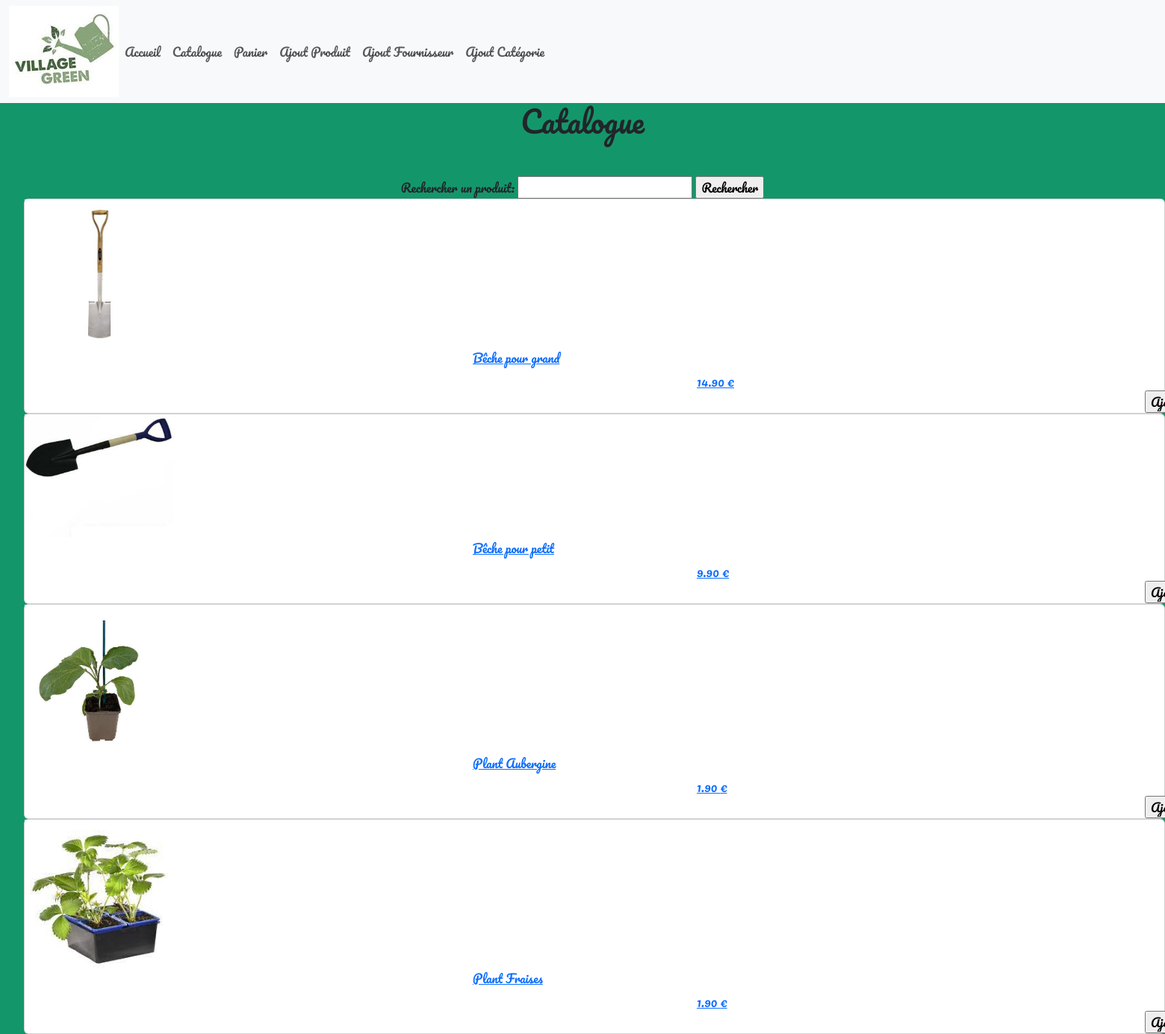
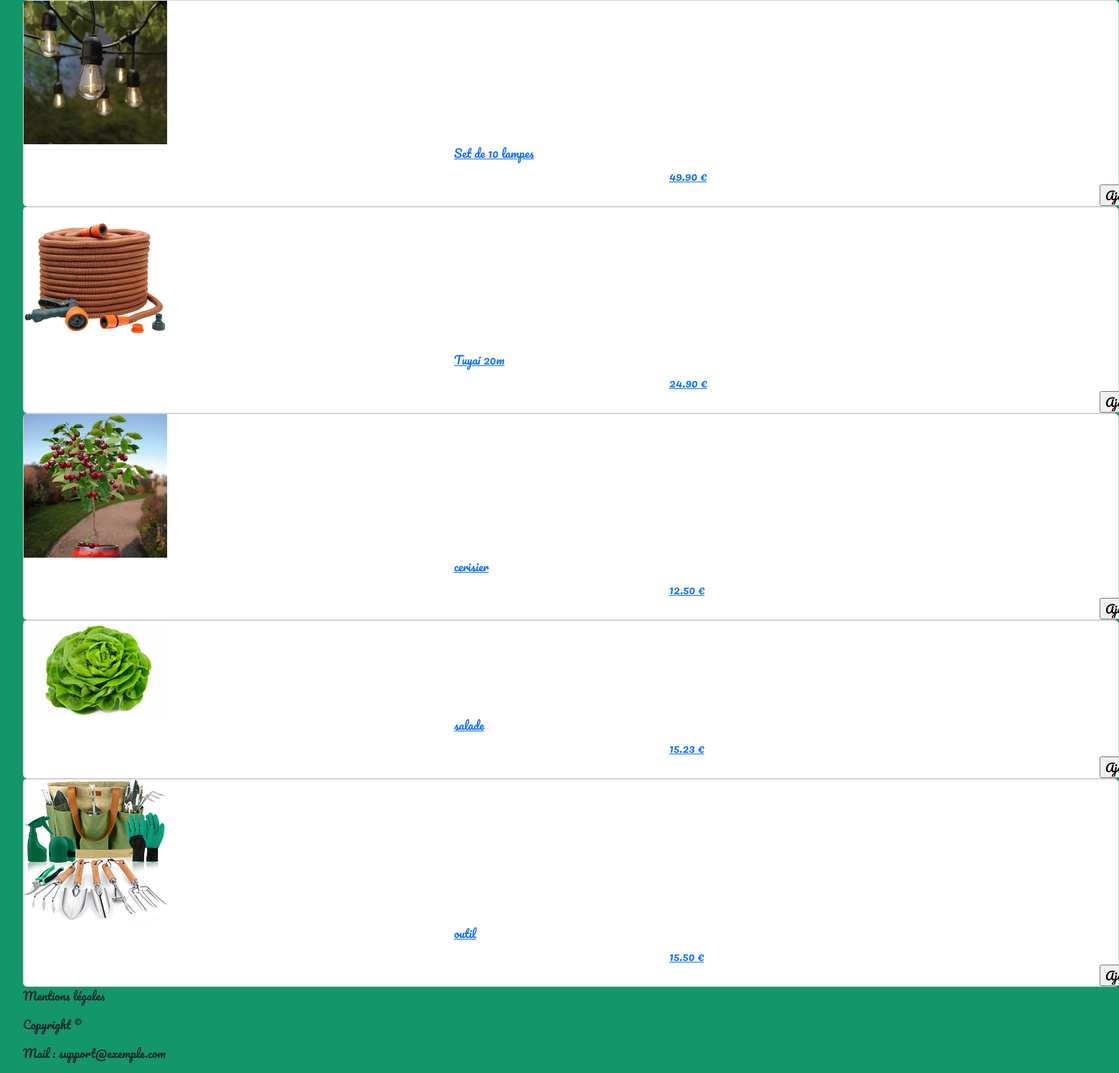
The page /catalogue.php on the database its author committed (2 pictures, top to bottom).
### tables this page shows
CREATE TABLE `t_d_produit` (
  `Id_Produit` int(11) NOT NULL,
  `Taux_TVA` decimal(15,2) NOT NULL,
  `Nom_Long` varchar(250) NOT NULL,
  `Nom_court` varchar(50) NOT NULL,
  `Ref_fournisseur` varchar(250) NOT NULL,
  `Photo` varchar(250) DEFAULT NULL,
  `Prix_Achat` decimal(15,2) NOT NULL,
  `Id_Fournisseur` int(11) NOT NULL,
  `Id_Categorie` int(11) NOT NULL
);

### catalogue.php (the view, shortened to what this page needs)
<?php include 'header.php'; ?>
<h1>Catalogue</h1>
<body>
    <form method="post" action="">
        <label for="search_term">Rechercher un produit:</label>
        <input type="text" name="search_term" id="search_term">
        <input type="submit" name="search" value="Rechercher">
    </form>
    <?php
    $host = "localhost";
    $user = "root";
    $pwd = "";
    $dbname = "greengarden";
    try {
        $conn = new PDO("mysql:host=$host;dbname=$dbname", $user, $pwd);
    } catch (PDOException $e) {
        echo "Connection failed " . $e->getMessage();
    }
    if (isset($_POST['search'])) {
        $search_term = $_POST['search_term'];
        $sql = "select * from t_d_produit WHERE nom_court like :search
    or nom_Long like :search";
        $stmt = $conn->prepare($sql);
        $stmt->bindValue(':search', '%' . $search_term . '%');
        $stmt->execute();
        if ($stmt->rowCount() > 0) {
            echo "<p>Résultats de recherche pour : " . $search_term . "</p>";
            while ($row = $stmt->fetch()) {
                echo "<div class='card'>";
                echo "<a href='consult_produit.php?id={$row['Id_Produit']}'>";
                echo "<img class='card-photo'src='img/{$row['Photo']}'>";
                echo "<div class='card-title'>{$row['Nom_court']}</div>";
                echo "<div class='card-text'>{$row['Prix_Achat']} €</div>";
                echo "<input class='ajouter' type='submit' value='Ajouter'>";
                echo "</div>";
                echo "</a>";
            }
        }
    } else {
        $sql = "select * from t_d_produit";
        $stmt = $conn->query($sql);
        if ($stmt->rowCount() > 0) {
            echo "<ul>";
            while ($row = $stmt->fetch()) {
                echo "<div class='card'>";
                echo "<a href='consult_produit.php?id={$row['Id_Produit']}'>";
                echo "<img class='card-photo' src='img/{$row['Photo']}'>";
                echo "<div class='card-title'>" . $row['Nom_court'] . "</div>";
                echo "<div class='card-text'>{$row['Prix_Achat']} €</div>";
                echo "<input class='ajouter' type='submit' value='Ajouter'>";
                echo "</div>";
            }
        }
    }
    ?>
    <?php include 'footer.php'; ?>

### header.php (shortened to what this page needs)
<!DOCTYPE html>
<html lang="fr">
<head>
    <link href="https://cdn.jsdelivr.net/npm/bootstrap@5.3.0-alpha3/dist/css/bootstrap.min.css" rel="stylesheet">
   <link  rel="stylesheet" href="style/style.css">
  </head>
<body>
    <header>
    <nav class="navbar navbar-expand-xl navbar-light bg-light">
  <div class="container-fluid">
  <img alt="logo" src="img/logo.jpg" class="logo">
    <div class="collapse navbar-collapse show" id="navbarTogglerDemo2">
      <ul class="navbar-nav me-auto mb-2 mb-xl-0">
        <li class="nav-item">
          <a class="nav-link "  href="index.php">Accueil</a>
        </li>
        <li class="nav-item">
          <a class="nav-link" href="catalogue.php">Catalogue</a>
        </li>
        <li class="nav-item">
          <a class="nav-link " href="panier.php" >Panier</a>
        </li>
        <li class="nav-item">
          <a class="nav-link " href="ajout_produit.php" >Ajout Produit</a>
        </li>
        <li class="nav-item">
          <a class="nav-link " href="ajout_fournisseur.php" >Ajout Fournisseur</a>
        </li>
        <li class="nav-item">
          <a class="nav-link " href="ajout_categorie.php" >Ajout Catégorie</a>
        </li>
      </ul>
    </div>
  </div>
</nav>
    </header>

### footer.php (shortened to what this page needs)
<footer>
    <p class="mention">Mentions légales</p>
    <p class="copy">Copyright ©</p>
    <p class="mail">Mail : support@exemple.com</p>
</footer>
</body>
</html>

### style/style.css (style rules this page uses)
body { background-color: rgb(20, 150, 107); font-family: 'Pacifico', cursive; }
.card-photo { width: 200px; }
.card-title { align-content: center; padding-left: 600px; }
.card-text { padding-left: 900px; }
.ajouter { margin-left:1500px; }
form { text-align:center; margin-top: 50px; }
h1 { text-align: center; }

### rows shown on the page
t_d_produit: Photo (picture), Nom_court "Bêche pour grand", Prix_Achat "14.90"
t_d_produit: Photo (picture), Nom_court "Bêche pour petit", Prix_Achat "9.90"
t_d_produit: Photo (picture), Nom_court "Plant Aubergine", Prix_Achat "1.90"
t_d_produit: Photo (picture), Nom_court "Plant Fraises", Prix_Achat "1.90"
t_d_produit: Photo (picture), Nom_court "Set de 10 lampes", Prix_Achat "49.90"
t_d_produit: Photo (picture), Nom_court "Tuyai 20m", Prix_Achat "24.90"
t_d_produit: Photo (picture), Nom_court "cerisier", Prix_Achat "12.50"
t_d_produit: Photo (picture), Nom_court "salade", Prix_Achat "15.23"
t_d_produit: Photo (picture), Nom_court "outil", Prix_Achat "15.50"
